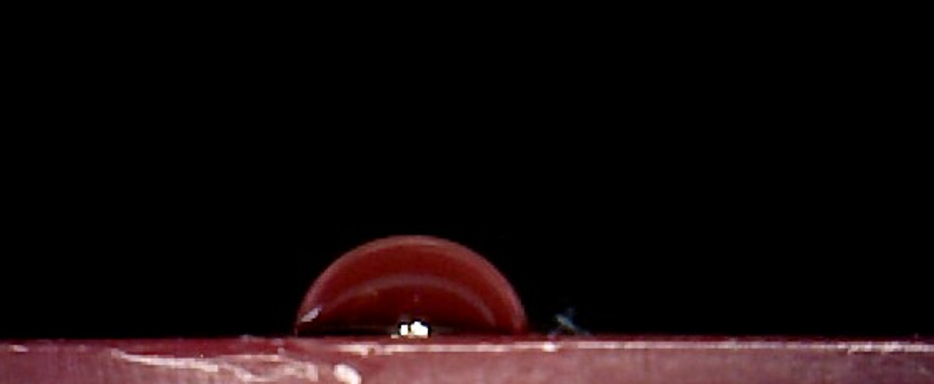
#> input picture test_slika.PNG, 934 x 384 px
$ python -i measure_app.py   (imports and definitions only)   (older library calls are emulated)
#> lines starting #> are read from the running program, lines starting #| are printed output that depends on the picture; after the words box and inside, x2 and y2 are one past the last pixel; in counts of white or black regions, pixels touching at a corner belong together
import numpy as np
from analytic_geometry import line_circle_intersection, line_intersection, tangents
import cv2
from math import sqrt, acos


def main(img_path):
    # Ucitavanje originalne slike/Loading orignal photo
#> called with img_path = 'test_slika.PNG'
    img = cv2.imread(img_path)
#> img is the input picture: shape (384, 934, 3); mean B, G, R 12.1, 11.2, 21.5
    # Prikaz originalne slike/ Plotting orignal photo
    # cv2.imshow('Original', img)
    # cv2.waitKey(0)
    img_gray = cv2.cvtColor(img, cv2.COLOR_BGR2GRAY)
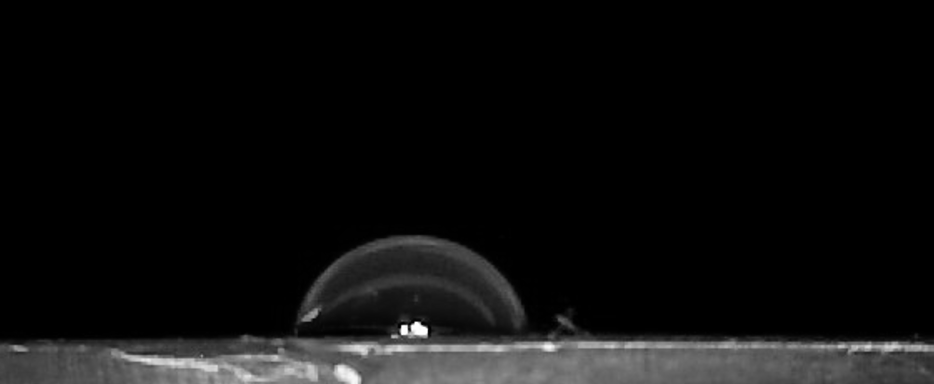
#> img_gray: shape (384, 934); min 0, max 255, mean 14.4
    #Zamucenje/ blur
    img_blur = cv2.GaussianBlur(img_gray, (3, 3), 0)
    # Prikaz zamucenih fotografija/ Plotting blured pictures
    # cv2.imshow('Zamucena slika', img_blur)
    # cv2.waitKey(0)

    # Sobelov filtar za isticanje ivice, Sobel's filter for efflux edges
    sobelx = cv2.Sobel(src=img_blur, ddepth=cv2.CV_64F, dx=1, dy=0, ksize=5)
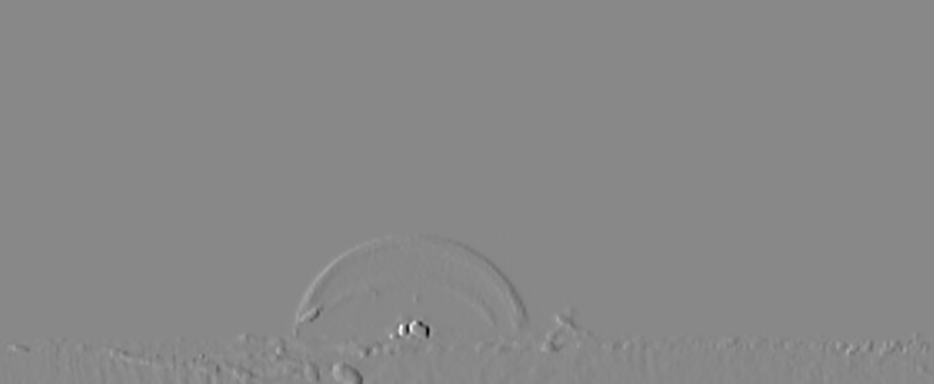
#> sobelx: shape (384, 934) float64; min -9707, max 8452, mean 0; drawn with min black and max white
    sobely = cv2.Sobel(src=img_blur, ddepth=cv2.CV_64F, dx=0, dy=1, ksize=5)
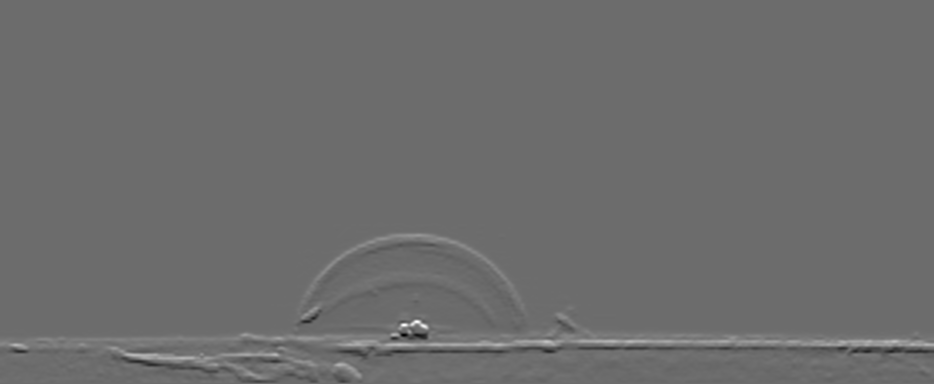
#> sobely: shape (384, 934) float64; min -6645, max 8949, mean 34.4; drawn with min black and max white
    sobelxy = cv2.Sobel(src=img_blur, ddepth=cv2.CV_64F, dx=1, dy=1, ksize=5)
    # [9 lines of commented-out code are left out]
    edges = cv2.Canny(image=img_blur, threshold1=100,
                      threshold2=200)
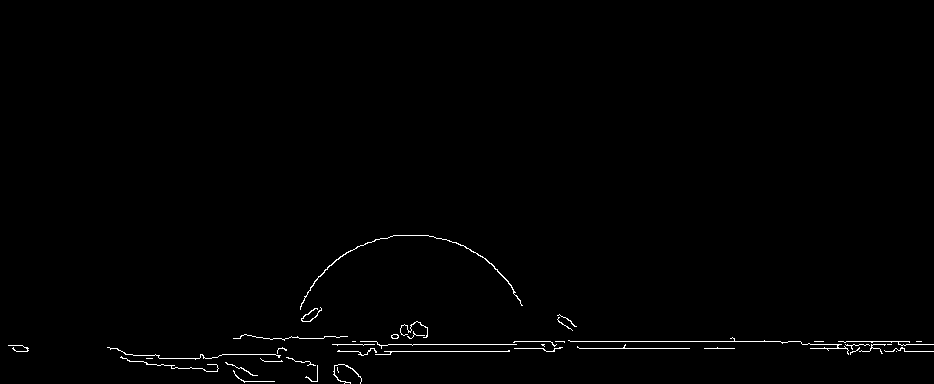
#> edges: shape (384, 934); 0.75% white in thin lines or dots, all inside (x1, y1, x2, y2) = (8, 235, 934, 384)
    # cv2.imshow('Canny Edge Detection', edges)
    # cv2.waitKey(0)

    # Hofova transformacija za detekciju linija/Hough transformation for line detection
    lines = cv2.HoughLinesP(edges, rho=1, theta=1 * np.pi / 180,
                            threshold=100, minLineLength=100, maxLineGap=50)
#> lines = [[514, 341, 921, 341], [514, 348, 734, 348], [802, 344, 933, 344], [337, 351, 554, 351], [332, 344, 556, 344]]
    x1 = 0
    x2 = img.shape[1]
#> x2 = 934

    # Crtanje i prikaz linije/ Drawing and plotting the line
    for x1_, y1, x2_, y2 in lines[0]:
        cv2.line(img, (x1, y1), (x2, y2), (25, 205, 208), 1)
#> this loop made 1 pass
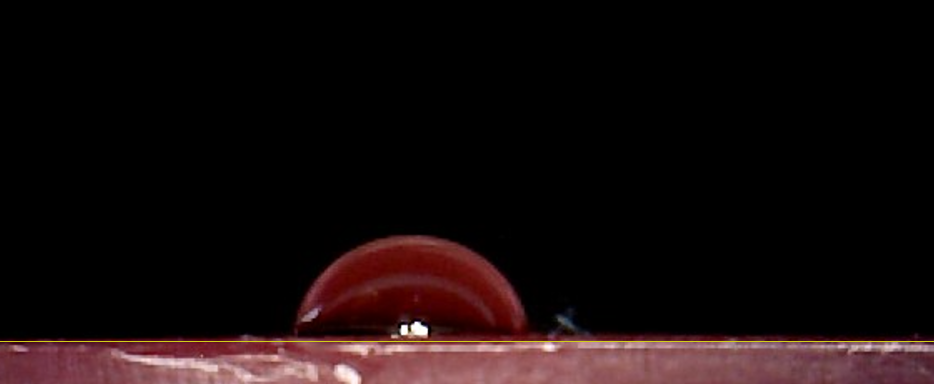
#> img: shape (384, 934, 3); 0.26% of pixels changed, all inside (x1, y1, x2, y2) = (0, 341, 934, 342)
    # cv2.imshow('houghlines5.jpg', img)
    # cv2.waitKey(0)

    # Hofova transformacija za detekciju kruznice/ Haugh Transformation for circle deteciton
    rows = img_gray.shape[0]
#> rows = 384
    circles = cv2.HoughCircles(img_gray, cv2.HOUGH_GRADIENT, 1, rows,
                               param1=100, param2=30,
                               minRadius=30, maxRadius=500)
#> circles = None
#> (the run stopped early here; a loop or call above may not have finished)

$ run again, on .jpg
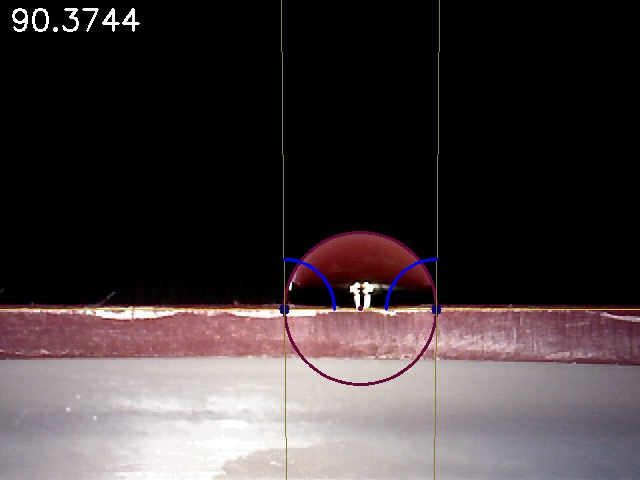
#> input picture .jpg, 640 x 480 px
#> in main, img is the input picture: shape (480, 640, 3); mean B, G, R 59.3, 57.8, 66.6
#> in main, `edges = cv2.Canny(image=img_blur, threshold1=100, threshold2=200)`:
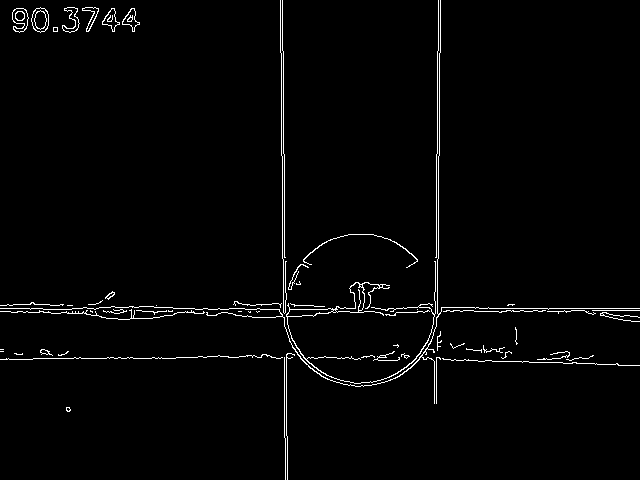
#> edges: shape (480, 640); 2% white in thin lines or dots
#> lines = 19 rows, first 6: [173, 308, 639, 308], [284, 243, 287, 471], [0, 311, 588, 311], [276, 358, 443, 358], [434, 388, 436, 218], [437, 153, 437, 51]
#> the loop in main, `for x1_, y1, x2_, y2 in lines[0]:` made 1 pass
#> in main, `circles = cv2.HoughCircles(img_gray, cv2.HOUGH_GRADIENT, 1, rows, para..`: circles = [[359.5, 309.5, 76.1]]
#> in main, `x0 = circles[0][0][0]`: x0 = 359.5
#> in main, `y0 = circles[0][0][1]`: y0 = 309.5
#> in main, `r0 = circles[0][0][2]`: r0 = 76.1
#> in main, `y1 = lines[0][0][1]`: y1 = 308
#> p = (359.5, 309.5, 76.1)
#> lsp = (0, 308)
#> lep = (640, 308)
#> in main, `circles = np.uint16(np.around(circles))`: circles = [[360, 310, 76]]
#> the loop in main, `for i in circles[0, :]:` made 1 pass
#> in line_circle_intersection, ``: x0 = 359.5; y0 = 309.5; r0 = 76.1
#> in line_circle_intersection, ``: x1 = 0; y1 = 308
#> in line_circle_intersection, ``: x2 = 640; y2 = 308
#> k = 0
#> b0 = 308
#> a = 1
#> b = -719
#> in line_circle_intersection, ``: c = 123451.3
#> delta = 23155.8
#> p1x = 283.4
#> p2x = 435.6
#> p1y = 308
#> in line_circle_intersection, ``: inp = [[283.4, 308], [435.6, 308]]
#> x0_int = 283
#> y0_int = 308
#> x1_int = 435
#> y1_int = 308
#> in tangents, ``: m_cd = 0.0196
#> in tangents, ``: m_ab = -51
#> in tangents, ``: c = 14741
#> in tangents, ``: c1 = -21877
#> in tangents, ``: p1 = (283, 308)
#> in tangents, ``: p2 = (640, -17899)
#> in tangents, ``: p3 = (0, 14741)
#> in tangents, ``: p4 = (435, 308)
#> in tangents, ``: p5 = (0, -21877)
#> in tangents, ``: p6 = (640, 10763)
#> in main, `p1, p2, p3, p4, p5, p6, m_ab, c, c1 = tangents( y0, y0_int, x0, x0_int..`: p1 = (283, 308); p2 = (640, -17899); p3 = (0, 14741); p4 = (435, 308); p5 = (0, -21877); p6 = (640, 10763); m_ab = -51; c = 14741; c1 = -21877
#> in main, `m_cd = (y0 - y1_int) / (x0 - x1_int)`: m_cd = -0.0199
#> in main, `m_ab = -1 / m_cd`: m_ab = 50.33
#> in main, `c = - m_ab * x1_int + y1_int`: c = -21587
#> x1_li = 359
#> y1_li = -3568
#> hipotenuse = 3876.7
#> catete = 76
#> angle = 1.55
#> deg_angle = 88.88
#> in main, `cv2.putText(img, str(deg_angle)[:7], (10, 30), cv2.FONT_HERSHEY_SIMPLE..`:
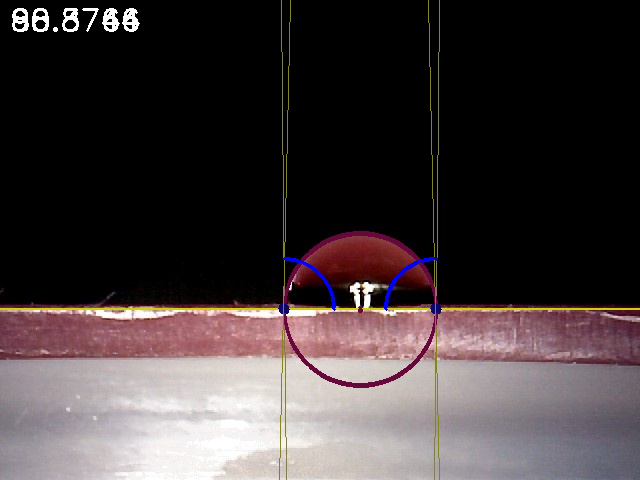
#> img: shape (480, 640, 3); mean B, G, R 59.6, 58.3, 67.1
